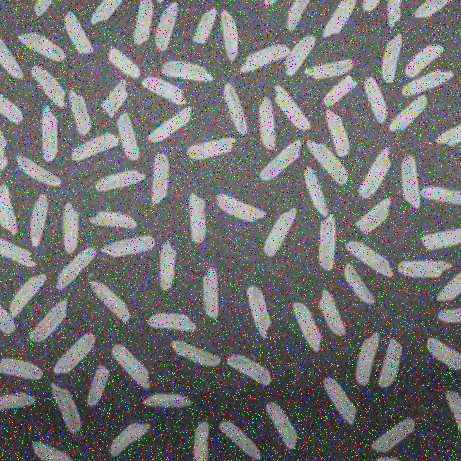
#> input picture img/2.png, 461 x 461 px
$ python main.py   (older library calls are emulated)
#> lines starting #> are read from the running program, lines starting #| are printed output that depends on the picture; after the words box and inside, x2 and y2 are one past the last pixel; in counts of white or black regions, pixels touching at a corner belong together
import cv2
import numpy as np


def flood_fill(img):
    # Copy ảnh để flood fill
    im_floodfill = img.copy()

    # Tạo mask (phải lớn hơn 2 pixel so với ảnh)
    h, w = img.shape[:2]
    mask = np.zeros((h + 2, w + 2), np.uint8)

    # Flood fill từ góc (0,0) → nền
    cv2.floodFill(im_floodfill, mask, (0, 0), 255)

    # Đảo ảnh flood fill
    im_floodfill_inv = cv2.bitwise_not(im_floodfill)

    # Kết hợp để có ảnh đã lấp lỗ
    img_filled = img | im_floodfill_inv

    return img_filled


# ==========START=============

kernel3 = np.ones((3, 3), np.uint8)

# Step 1: Đọc ảnh -> convert thành gray
img = cv2.imread("./img/2.png")
#> img is the input picture: shape (461, 461, 3); mean B, G, R 111.8, 111.8, 111.8
gray = cv2.cvtColor(img, cv2.COLOR_BGR2GRAY)

# Step 2: Làm mờ giảm nhiễu: median filter -> gauss filter
blur = cv2.medianBlur(gray, 5)
blur = cv2.GaussianBlur(blur, (5, 5), 0)

# Step 3: Thực hiện erosion (3 lần) -> dilate (2 lần) -> erosion
# => erosion nhiều để giảm nhiễu và để tách các hạt gạo (giảm số hạt gạo dính vào nhau)
img3 = blur
img3 = cv2.erode(img3, kernel3)
img3 = cv2.erode(img3, kernel3)
img3 = cv2.erode(img3, kernel3)
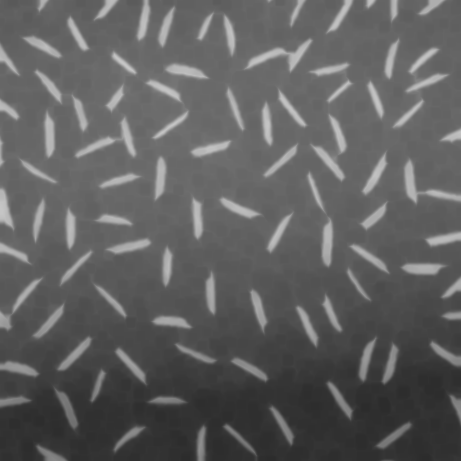
#> img3: shape (461, 461); min 44, max 199, mean 95.3
img3 = cv2.dilate(img3, kernel3)
img3 = cv2.dilate(img3, kernel3)
img3 = cv2.erode(img3, kernel3)

# Step 4: Tìm biên laplace -> tăng tương phản ảnh bằng clahe
# -> Nhị phân hóa theo ngưỡng otsu -> -> closing -> flood fill
laplacian = cv2.Laplacian(img3, cv2.CV_64F, ksize=3)
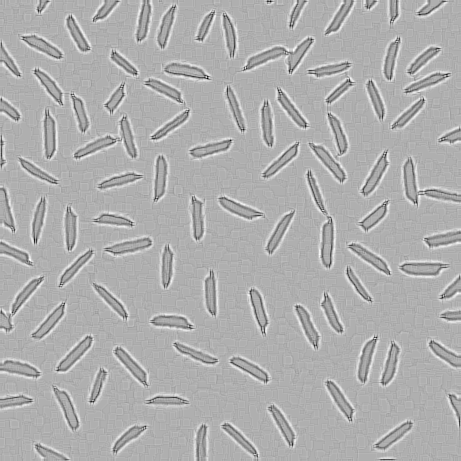
#> laplacian: shape (461, 461) float64; min -140, max 64, mean 0; drawn with min black and max white
laplacian = cv2.convertScaleAbs(laplacian)

clahe = cv2.createCLAHE(clipLimit=10.0, tileGridSize=(8, 8))
clahe_img = clahe.apply(laplacian)
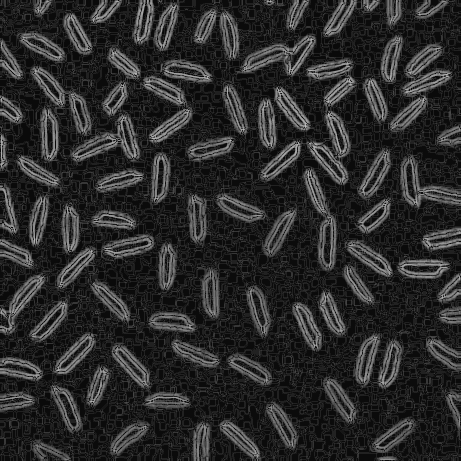
#> clahe_img: shape (461, 461); min 10, max 194, mean 43.2

# Nhị phân hóa Otsu
_, thresh = cv2.threshold(clahe_img, 0, 255, cv2.THRESH_BINARY + cv2.THRESH_OTSU)
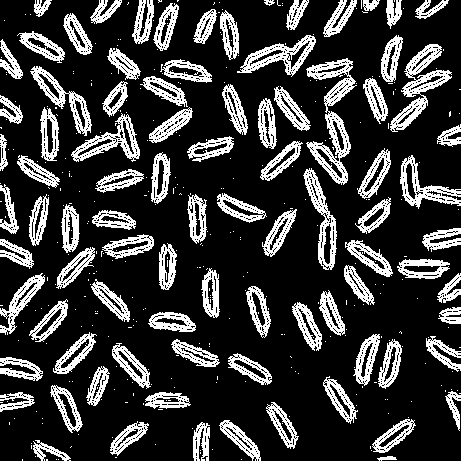
#> thresh: shape (461, 461); 22.2% white in thin lines or dots

# Closing: Mục đích là nối những biên của hạt gạo chưa khép kín
thresh = cv2.morphologyEx(thresh, cv2.MORPH_CLOSE, kernel3, iterations=1)
#> thresh: shape (461, 461); 26.7% white; 241 white regions (155 under 20 px), largest, box (x1, y1, x2, y2) and area: (306, 58, 357, 185) 2429, (388, 44, 452, 132) 1993, (140, 76, 193, 143) 1324

# Fill tất cả những đường biên khép kín thành màu trắng
thresh_filled = flood_fill(thresh)
#> in flood_fill, `cv2.floodFill(im_floodfill, mask, (0, 0), 255)`:
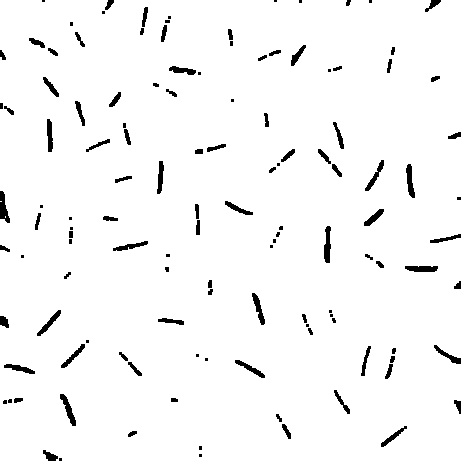
#> im_floodfill: shape (461, 461); 96.7% white; 125 black regions (39 under 20 px), largest, box (x1, y1, x2, y2) and area: (324, 226, 331, 263) 191, (0, 191, 10, 223) 185, (60, 394, 76, 426) 184
#> in flood_fill, `img_filled = img | im_floodfill_inv`: img_filled: shape (461, 461); 30% white; 239 white regions (153 under 20 px), largest, box (x1, y1, x2, y2) and area: (306, 58, 357, 185) 2706, (388, 44, 452, 132) 2030, (237, 34, 316, 77) 1459

# Erosion để loại nhiễu
thresh_clean = thresh_filled

thresh_clean = cv2.erode(thresh_clean, kernel3)
#> thresh_clean: shape (461, 461); 23.7% white; 94 white regions (2 under 20 px), largest, box (x1, y1, x2, y2) and area: (308, 112, 350, 184) 1249, (241, 36, 315, 74) 1183, (305, 169, 336, 269) 1171
thresh_clean = cv2.erode(thresh_clean, kernel3)
#> thresh_clean: shape (461, 461); 18.2% white; 93 white regions (1 under 20 px), largest, box (x1, y1, x2, y2) and area: (309, 113, 349, 182) 966, (402, 159, 461, 204) 937, (242, 37, 313, 73) 928
thresh_clean = cv2.dilate(thresh_clean, kernel3)
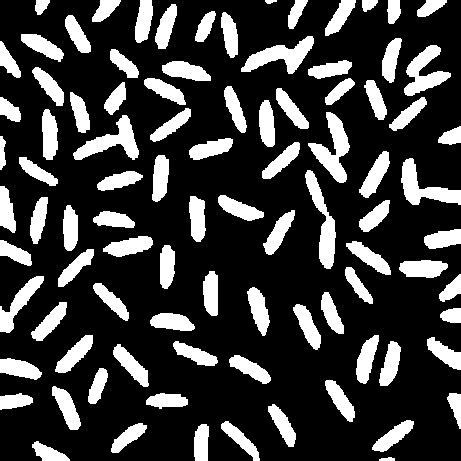
#> thresh_clean: shape (461, 461); 23.6% white; 93 white regions

# Tìm contours
contours, _ = cv2.findContours(thresh_clean, cv2.RETR_EXTERNAL, cv2.CHAIN_APPROX_SIMPLE)
#> contours = 93 contours; largest, box (x1, y1, x2, y2) and area: (308, 112, 350, 183) 1144, (241, 36, 314, 74) 1086, (73, 115, 139, 160) 1064, (305, 170, 336, 269) 1061, (401, 158, 461, 205) 1055

min_area = 10  # vùng nào dưới 10px -> nhiễu -> ko đếm
rice_contours = [cnt for cnt in contours if cv2.contourArea(cnt) > min_area]
#> rice_contours has the same summary as contours
print("Số hạt gạo đếm được:", len(rice_contours))
#| Số hạt gạo đếm được: 93

cv2.imwrite("2_blur.png", blur)
cv2.imwrite("3_preprocess.png", img3)
cv2.imwrite("4_1_laplace.png", laplacian)
cv2.imwrite("4_2_clahe_img.png", clahe_img)
cv2.imwrite("4_3_thresh.png", thresh)
cv2.imwrite("4_4_thresh_filled.png", thresh_filled)
cv2.imwrite("4_5_thresh_clean.png", thresh_clean)

# Vẽ contour lên ảnh
result = img.copy()
cv2.drawContours(result, contours, -1, (0, 255, 0), 2)
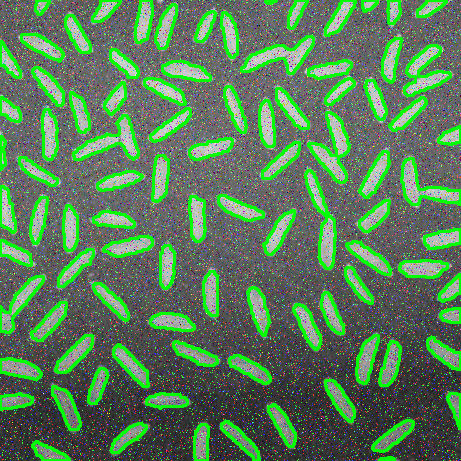
#> result: shape (461, 461, 3); 15.19% of pixels changed, all inside (x1, y1, x2, y2) = (0, 0, 461, 461)

cv2.imshow("Rice Counter", result)
cv2.waitKey(0)
cv2.destroyAllWindows()
